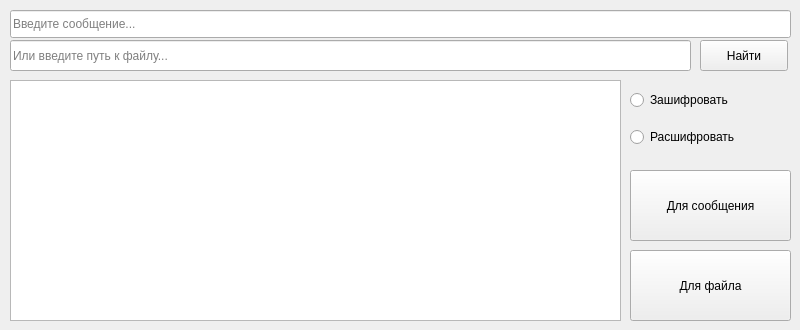
<?xml version="1.0" encoding="UTF-8"?>
<ui version="4.0">
 <class>MainWindow</class>
 <widget class="QMainWindow" name="MainWindow">
  <property name="geometry">
   <rect>
    <x>0</x>
    <y>0</y>
    <width>800</width>
    <height>330</height>
   </rect>
  </property>
  <property name="minimumSize">
   <size>
    <width>800</width>
    <height>330</height>
   </size>
  </property>
  <property name="maximumSize">
   <size>
    <width>800</width>
    <height>330</height>
   </size>
  </property>
  <property name="windowTitle">
   <string>MainWindow</string>
  </property>
  <widget class="QWidget" name="centralwidget">
   <widget class="QLineEdit" name="lineEdit">
    <property name="geometry">
     <rect>
      <x>10</x>
      <y>10</y>
      <width>781</width>
      <height>28</height>
     </rect>
    </property>
    <property name="text">
     <string/>
    </property>
    <property name="placeholderText">
     <string>Введите сообщение...</string>
    </property>
   </widget>
   <widget class="QPushButton" name="pushButton">
    <property name="geometry">
     <rect>
      <x>630</x>
      <y>170</y>
      <width>161</width>
      <height>71</height>
     </rect>
    </property>
    <property name="text">
     <string>Для сообщения</string>
    </property>
   </widget>
   <widget class="QWidget" name="verticalLayoutWidget">
    <property name="geometry">
     <rect>
      <x>630</x>
      <y>79</y>
      <width>160</width>
      <height>81</height>
     </rect>
    </property>
    <layout class="QVBoxLayout" name="verticalLayout">
     <item>
      <widget class="QRadioButton" name="encoder">
       <property name="text">
        <string>Зашифровать</string>
       </property>
      </widget>
     </item>
     <item>
      <widget class="QRadioButton" name="decoder">
       <property name="text">
        <string>Расшифровать</string>
       </property>
      </widget>
     </item>
    </layout>
   </widget>
   <widget class="QPushButton" name="pushButton_2">
    <property name="geometry">
     <rect>
      <x>700</x>
      <y>40</y>
      <width>88</width>
      <height>31</height>
     </rect>
    </property>
    <property name="text">
     <string>Найти</string>
    </property>
   </widget>
   <widget class="QLineEdit" name="lineEdit_2">
    <property name="enabled">
     <bool>true</bool>
    </property>
    <property name="geometry">
     <rect>
      <x>10</x>
      <y>40</y>
      <width>681</width>
      <height>31</height>
     </rect>
    </property>
    <property name="placeholderText">
     <string>Или введите путь к файлу...</string>
    </property>
   </widget>
   <widget class="QPlainTextEdit" name="plainTextEdit">
    <property name="geometry">
     <rect>
      <x>10</x>
      <y>80</y>
      <width>611</width>
      <height>241</height>
     </rect>
    </property>
   </widget>
   <widget class="QPushButton" name="pushButton_3">
    <property name="geometry">
     <rect>
      <x>630</x>
      <y>250</y>
      <width>161</width>
      <height>71</height>
     </rect>
    </property>
    <property name="text">
     <string>Для файла</string>
    </property>
   </widget>
  </widget>
 </widget>
 <resources/>
 <connections/>
</ui>
